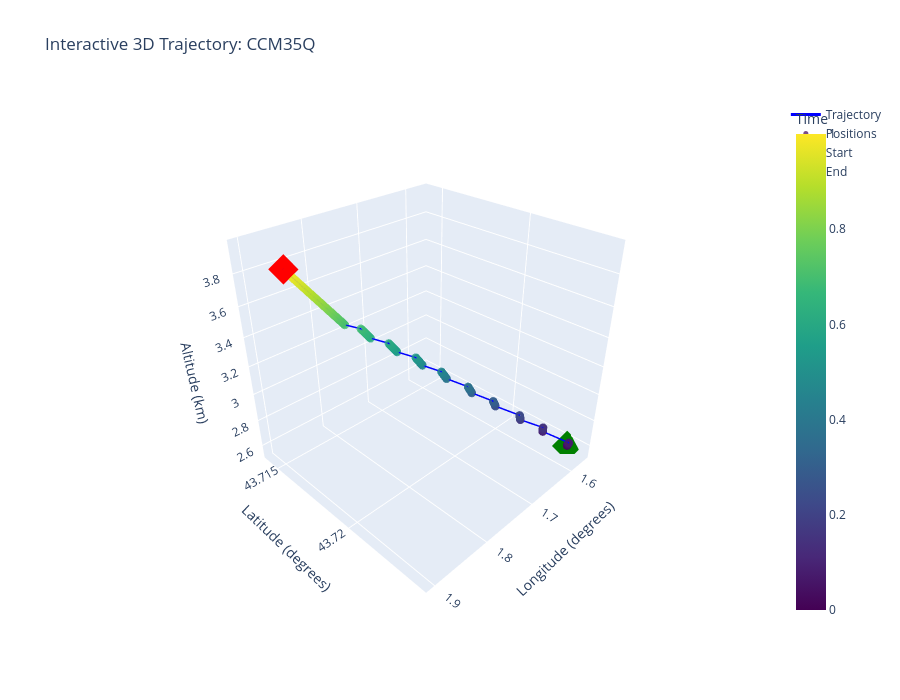

The notebook cell this image was saved under:
### Code cell
# Interactive 3D trajectory plot
# Try to import plotly for interactive visualization
try:
    import plotly.graph_objects as go
    from modules.visualization import plot_3d_trajectory_interactive
    has_plotly = True
except ImportError:
    has_plotly = False
    print('Plotly not available. Install with: pip install plotly')

if trajectories:
    sample_callsign = list(trajectories.keys())[0]
    # sample_callsign = "JAF6LD"
    trajectory = trajectories[sample_callsign]
    predictions_selected_callsign = predictions[predictions['callsign']==selected_callsign]
    
    if has_plotly:
        # Use interactive 3D plot with Plotly
        fig = plot_3d_trajectory_interactive(trajectory, callsign=sample_callsign)
        if fig:
            fig.show()
    else:
        # Fall back to matplotlib 3D plot
        fig = kalman_visualizer.plot_3d_trajectory(trajectory, callsign=sample_callsign)
        plt.show()

### Figure 1 — Plotly figure (JSON) as saved in the notebook; plotly's stock layout.template omitted (floating-point values rounded to 4 significant figures; data arrays with more than 128 entries replaced by an {"elided": "..."} marker saying what was removed)
{"data": [{"line": {"color": "blue", "width": 3}, "mode": "lines", "name": "Trajectory", "type": "scatter3d", "x": {"elided": "197 float values"}, "y": {"elided": "197 float values"}, "z": {"elided": "197 float values"}}, {"marker": {"color": {"elided": "197 float values"}, "colorbar": {"title": {"text": "Time"}}, "colorscale": [[0, "#440154"], [0.1111, "#482878"], [0.2222, "#3e4989"], [0.3333, "#31688e"], [0.4444, "#26828e"], [0.5556, "#1f9e89"], [0.6667, "#35b779"], [0.7778, "#6ece58"], [0.8889, "#b5de2b"], [1, "#fde725"]], "opacity": 0.7, "size": 5}, "mode": "markers", "name": "Positions", "type": "scatter3d", "x": {"elided": "197 float values"}, "y": {"elided": "197 float values"}, "z": {"elided": "197 float values"}}, {"marker": {"color": "green", "size": 10, "symbol": "diamond"}, "mode": "markers", "name": "Start", "type": "scatter3d", "x": [1.565], "y": [43.72], "z": [2.543]}, {"marker": {"color": "red", "size": 10, "symbol": "diamond"}, "mode": "markers", "name": "End", "type": "scatter3d", "x": [1.904], "y": [43.72], "z": [3.951]}], "layout": {"height": 700, "scene": {"camera": {"eye": {"x": 1.5, "y": 1.5, "z": 1.3}}, "xaxis": {"title": {"text": "Longitude (degrees)"}}, "yaxis": {"title": {"text": "Latitude (degrees)"}}, "zaxis": {"title": {"text": "Altitude (km)"}}}, "showlegend": true, "title": {"text": "Interactive 3D Trajectory: CCM35Q"}, "width": 900}}
